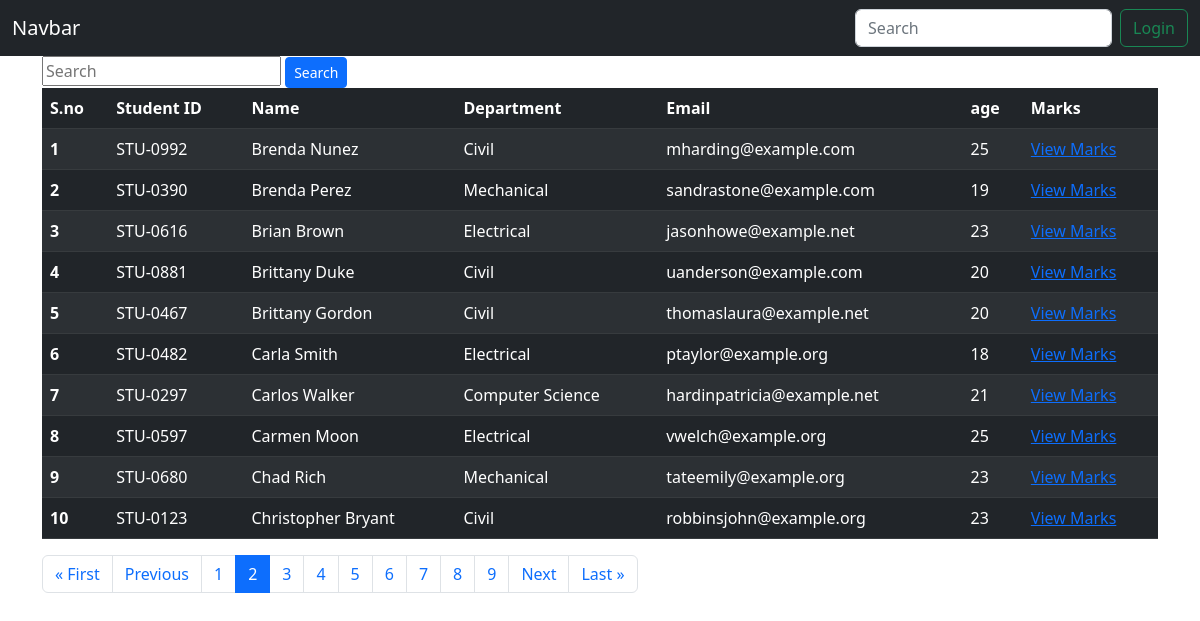
The app's page /students?page=2 with its own data.
### college/models.py (models this page shows, shortened)
class Student(models.Model):
   department=models.ForeignKey(Department, related_name="depart", on_delete=models.CASCADE)
   student_id=models.OneToOneField(StudentId, related_name="studentid", on_delete=models.CASCADE)
   name=models.CharField(max_length=100)
   age=models.IntegerField(default=18)
   email=models.EmailField(unique=True)
   address=models.TextField()
   is_deleted=models.BooleanField(default=False)
   objects=StudentManager()            # Student.objects.all() will give data with is_deleted field as false
   admin_objects=models.Manager()            # Student.admin_objects.all() will give data with is_deleted field as True i.e complete data
   class Meta:
      ordering=['name']
      verbose_name='student'

class StudentId(models.Model):
   studentId=models.CharField(max_length=100)
   def __str__(self):
       return self.studentId

class Department(models.Model):
  department=models.CharField(max_length=100)
  def __str__(self)->str:
      return self.department
  class Meta:
     ordering = ["department"]

### college/views.py (the view, shortened to what this page needs)
# urls.py: path('students', get_students, name='get_students'),
def get_students(request):
  queryset=Student.objects.all()
  paginator = Paginator(queryset, 10)  # Show 10 contacts per page.
  page_number = request.GET.get("page")
  page_obj = paginator.get_page(page_number)
  return render(request, 'students.html', {"page":"All Students", "page_obj":page_obj})

### college/models.py (called while the page is built)
    def get_queryset(self):
        return super().get_queryset().filter(is_deleted=False)

### college/templates/students.html (shortened to what this page needs)
{% extends "base-template.html" %}
{% block start %}
<div class="container">
  <form>
    <div>
      <input type="text" placeholder="Search" name="search">
      <button class="btn btn-sm btn-primary">Search</button>
    </div>
    <table class="table table-striped table-dark">
      <thead>
        <tr>
          <th scope="col">S.no</th>
          <th scope="col">Student ID</th>
          <th scope="col">Name</th>
          <th scope="col">Department</th>
          <th scope="col">Email</th>
          <th scope="col">age</th>
          <th scope="col">Marks</th>
        </tr>
      </thead>
      <tbody>
        {% for student in page_obj %}
        <tr>
          <th scope="row">{{forloop.counter}}</th>
          <td>{{student.student_id}}</td>
          <td>{{student.name}}</td>
          <td>{{student.department}}</td>
          <td>{{student.email}}</td>
          <td>{{student.age}}</td>
          <td><a href="see_marks/{{student.email}}">View Marks</a></td>
        </tr>
        {% endfor %}
      </tbody>
    </table>
  </form>
  <nav aria-label="Page navigation">
    <ul class="pagination">
      {% if page_obj.has_previous %}
        <li class="page-item">
          <a class="page-link" href="?page=1" aria-label="First">
            <span aria-hidden="true">&laquo; First</span>
          </a>
        </li>
        <li class="page-item">
          <a class="page-link" href="?page={{ page_obj.previous_page_number }}" aria-label="Previous">
            <span aria-hidden="true">Previous</span>
          </a>
        </li>
      {% else %}
        <li class="page-item disabled">
          <a class="page-link" href="#">Previous</a>
        </li>
      {% endif %}
      {% for i in page_obj.paginator.page_range %}
        {% if page_obj.number == i %}
          <li class="page-item active" aria-current="page">
            <a class="page-link" href="#">{{ i }}</a>
          </li>
        {% else %}
          <li class="page-item">
            <a class="page-link" href="?page={{ i }}">{{ i }}</a>
          </li>
        {% endif %}
      {% endfor %}
      {% if page_obj.has_next %}
        <li class="page-item">
          <a class="page-link" href="?page={{ page_obj.next_page_number }}" aria-label="Next">
            <span aria-hidden="true">Next</span>
          </a>
        </li>
        <li class="page-item">
          <a class="page-link" href="?page={{ page_obj.paginator.num_pages }}" aria-label="Last">
            <span aria-hidden="true">Last &raquo;</span>
          </a>
        </li>
      {% else %}
        <li class="page-item disabled">
          <a class="page-link" href="#">Next</a>
        </li>
      {% endif %}
    </ul>
  </nav>
</div>
{% endblock %}

### records on screen
Student: student_id "STU-0992", name "Brenda Nunez", department "Civil", email "mharding@example.com", age "25"
Student: student_id "STU-0390", name "Brenda Perez", department "Mechanical", email "sandrastone@example.com", age "19"
Student: student_id "STU-0616", name "Brian Brown", department "Electrical", email "jasonhowe@example.net", age "23"
Student: student_id "STU-0881", name "Brittany Duke", department "Civil", email "uanderson@example.com", age "20"
Student: student_id "STU-0467", name "Brittany Gordon", department "Civil", email "thomaslaura@example.net", age "20"
Student: student_id "STU-0482", name "Carla Smith", department "Electrical", email "ptaylor@example.org", age "18"
Student: student_id "STU-0297", name "Carlos Walker", department "Computer Science", email "hardinpatricia@example.net", age "21"
Student: student_id "STU-0597", name "Carmen Moon", department "Electrical", email "vwelch@example.org", age "25"
Student: student_id "STU-0680", name "Chad Rich", department "Mechanical", email "tateemily@example.org", age "23"
Student: student_id "STU-0123", name "Christopher Bryant", department "Civil", email "robbinsjohn@example.org", age "23"

### other values on screen
{{ i }} "1" "3" "4" "5" "6" "7" "8" "9"
{{ i }} "2"
